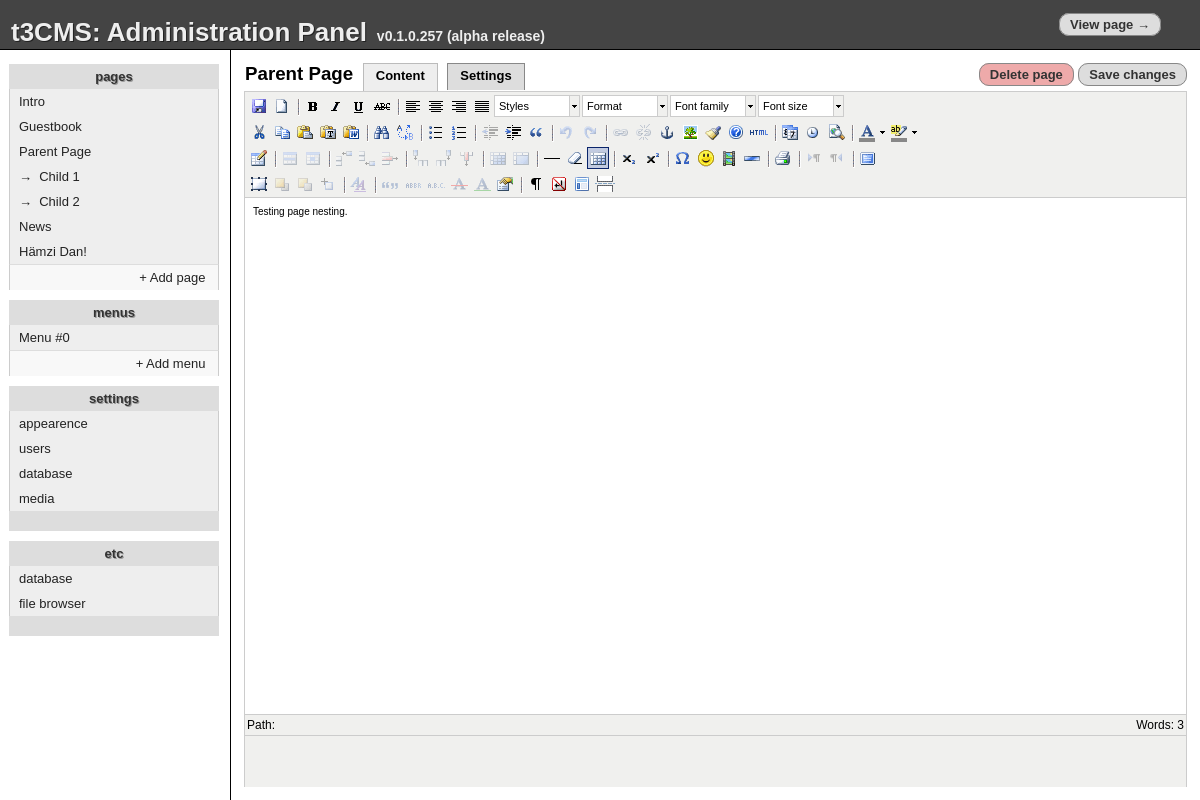
The app's page /admin.php?edit=page&page=subs with its own data.
### tables this page shows
CREATE TABLE "pages" ("id" INTEGER PRIMARY KEY  NOT NULL ,"name" TEXT,"type" TEXT,"content" TEXT,"title" TEXT,"sub" TEXT DEFAULT _ );

CREATE TABLE "menus" ("id" INTEGER PRIMARY KEY  AUTOINCREMENT  NOT NULL , "menu" INTEGER NOT NULL  DEFAULT 0, "label" TEXT, "type" TEXT DEFAULT page, "link" TEXT, "sorting" INTEGER DEFAULT 0);

### inc/inc.db.php (called while the page is built, shortened)
<?php
 try {
  $_DB = new PDO($_S['dbType'].':'.$_S['dbPath']);
 }
 catch (PDOException $e) {
	print 'Database error.';
	die();
 }
 function db_page($name) {
    global $_DB;
    $q = $_DB->query("SELECT * FROM pages WHERE name='$name'");
    $r = $q->fetch();
    return $r;
 }
?>

### pt/html/inc.admin.php (called while the page is built, shortened)
<?php
    $a_ext_tabs = array(
    );
?>

### inc/inc.admin.php (the view, shortened to what this page needs)
<?php
 include_once('inc/inc.db.php');
 function a_do_pages($sub = '_', $lvl = 0){
    global $_DB;
    foreach ($_DB->query("SELECT * FROM pages where sub='$sub';") as $r){
        $spacing = str_repeat('&rarr;&nbsp;&nbsp;',$lvl);
        print "   <a href=\"?edit=page&page={$r['name']}\">$spacing{$r['title']}</a>\n";
        a_do_pages($r['name'], $lvl+1);
    }
 }
 function a_do_tabs($page,$sel){
    global $a_edit_new;
    if(!$a_edit_new){
        $tabarray['content'] = array('Content');
        $tabarray['settings'] = array('Settings');
    }
    else {
        $tabarray['add'] = array('Add page');
    }
    $r = '';
    foreach($tabarray as $tabident => $tabdata){
        $active = $tabident==$sel?' tabactive':'';
        $r .= "        <a href=\"?edit=page&page=$page&tab=$tabident\" class=\"edittab$active\">{$tabdata[0]}</a>\n";
    }
    return $r;
 }
 function a_do_menus(){
    global $_DB;
	$a = array();
    foreach ($_DB->query("SELECT * FROM menus") as $r){
		if (! in_array($r['menu'],$a)){
			print "   <a href=\"?edit=menu&menu={$r['menu']}\">Menu #{$r['menu']}</a>\n";
			$a[] = $r['menu'];
		}
    }
 }
  function a_get_page_type(){
    $page=$_GET['page'];
    $pagedata = db_page($page);
    return $pagedata['type'];
 }
 function a_do_edit_page($page,$tab){
    global $a_new_page;
    $tab=$tab?$tab:'content';
    if($a_new_page){
        $title = 'New page';
    }
    else{
        $r = db_page($page);
        $title = $r['title'];
    }
    $red = base64_encode("?edit=page&page=$page");
	print <<<END
    <form style="display:block;height:100%;margin:0px;padding:0px;" action="?save=page&page=$page&tab=$tab&red=$red" method="post">
     <table style="height:100%;padding-top:6px" width="100%" height="100%">
      <tr>
       <td height="14"><h3 style="margin:0px;display:inline;margin-left:10px">$title&nbsp;</h3>
END;
    print a_do_tabs($page,$tab);
    print <<<END
       </td>
       <td style="text-align:right;padding-right:10px;height:30px">
        <a href="javascript:deletePage()" class="butlink butdanger">Delete page</a>
        <a href="javascript:document.forms[0].submit()" class="butlink">Save changes</a>
       </td>
      </tr>
      <tr>
       <td colspan="3" style="padding:10px;padding-top:0px">
END;
    print <<<END
       </td>
      </tr>
     </table>
    </form>
END;
 }
?>

### etc/admin.css (style rules this page uses)
html,body { width:100%;height:100%;margin:0px }
* { font-family:sans-serif }
#tmenu a { color: #222; text-decoration: none; display: block; width: 190px; background: #eee; padding: 5 9 5 9px; border: 1px #ccc solid; border-width: 0 1 0 1px }
.edittab { border: 1px #888 solid; border-bottom: 0px; background: #ddd; color: black; padding: 6px; text-decoration: none; margin-right:5px; font-size: small; font-weight: bold; padding: 4 12 7 12px; -moz-border-radius: 5 5 0 0px; border-radius: 5 5 0 0px }
.tabactive { border: 1px #bbb solid; border-bottom: 0px; background: #eee; color: black; padding-bottom: 8px }
.butlink { display:inline; padding:3px; margin: 0px; padding-left: 10px; padding-right: 10px; -moz-border-radius: 10px; border-radius: 10px; border: 1px #888 solid; background: #ddd; color: #333; text-align: center; font-weight: bold; font-size: small; text-decoration: none; }
.butdanger { background: #eaa; }

### js/tiny_mce/themes/advanced/skins/default/content.css (style rules this page uses)
body, td, pre { color:#000; font-family:Verdana, Arial, Helvetica, sans-serif; font-size:10px; margin:8px; }
body { background:#FFF; }
h3 { font-size: 1.17em }
table { cursor:default }
table td, table th { cursor:text }

### etc/mce_content.css (style rules this page uses)
body { background-color: #FFFFFF; font-family: Verdana, Arial, Helvetica, sans-serif; font-size: 10px; scrollbar-3dlight-color: #F0F0EE; scrollbar-arrow-color: #676662; scrollbar-base-color: #F0F0EE; scrollbar-darkshadow-color: #DDDDDD; scrollbar-face-color: #E0E0DD; scrollbar-highlight-color: #F0F0EE; scrollbar-shadow-color: #F0F0EE; scrollbar-track-color: #F5F5F5; }
td { font-family: Verdana, Arial, Helvetica, sans-serif; font-size: 10px; }

### records on screen
pages: title "Intro"
pages: title "Guestbook"
pages: title "Parent Page"
pages: spacing "→", title "Child 1"
pages: spacing "→", title "Child 2"
pages: title "News"
pages: title "Hämzi Dan!"
menus: menu "0"

### other values on screen
$tabdata[0] "Content"
$tabdata[0] "Settings"
